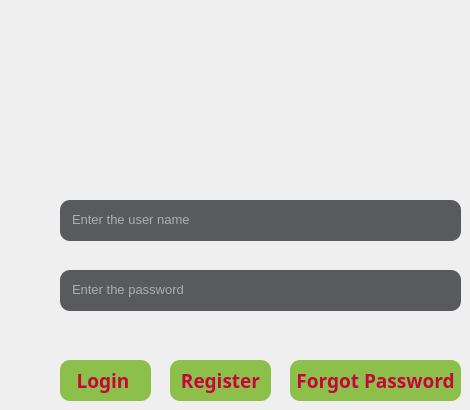
         <widget class="QWidget" name="tab_11">
          <attribute name="title">
           <string>Log In</string>
          </attribute>
          <widget class="QLineEdit" name="tb1">
           <property name="geometry">
            <rect>
             <x>60</x>
             <y>200</y>
             <width>401</width>
             <height>41</height>
            </rect>
           </property>
           <property name="font">
            <font>
             <pointsize>10</pointsize>
            </font>
           </property>
           <property name="styleSheet">
            <string notr="true">background-color:rgba(47,49,52,200);
color:rgb(255,255,255);
border-radius:10px;
padding-left:10px;
border-bottom-color:rgba(46,82,101,255);
padding-bottom:3px;</string>
           </property>
           <property name="text">
            <string/>
           </property>
           <property name="placeholderText">
            <string>Enter the user name</string>
           </property>
          </widget>
          <widget class="QLineEdit" name="tb2">
           <property name="geometry">
            <rect>
             <x>60</x>
             <y>270</y>
             <width>401</width>
             <height>41</height>
            </rect>
           </property>
           <property name="font">
            <font>
             <pointsize>10</pointsize>
            </font>
           </property>
           <property name="styleSheet">
            <string notr="true">background-color:rgba(47,49,52,200);
color:rgb(255,255,255);
border-radius:10px;
padding-left:10px;
border-bottom-color:rgba(46,82,101,255);
padding-bottom:3px;</string>
           </property>
           <property name="text">
            <string/>
           </property>
           <property name="echoMode">
            <enum>QLineEdit::Password</enum>
           </property>
           <property name="placeholderText">
            <string>Enter the password</string>
           </property>
          </widget>
          <widget class="QLabel" name="error1">
           <property name="geometry">
            <rect>
             <x>70</x>
             <y>320</y>
             <width>231</width>
             <height>16</height>
            </rect>
           </property>
           <property name="font">
            <font>
             <pointsize>10</pointsize>
            </font>
           </property>
           <property name="styleSheet">
            <string notr="true">color: rgb(255, 0, 0);
border-radius:10px;</string>
           </property>
           <property name="text">
            <string/>
           </property>
          </widget>
          <widget class="QPushButton" name="Ligin_btn">
           <property name="geometry">
            <rect>
             <x>60</x>
             <y>360</y>
             <width>91</width>
             <height>41</height>
            </rect>
           </property>
           <property name="font">
            <font>
             <family>PMingLiU-ExtB</family>
             <pointsize>14</pointsize>
             <weight>75</weight>
             <bold>true</bold>
            </font>
           </property>
           <property name="cursor">
            <cursorShape>PointingHandCursor</cursorShape>
           </property>
           <property name="styleSheet">
            <string notr="true">QPushButton#Ligin_btn{
background-color:rgb(140, 192, 75);
color: rgb(199, 5, 61);
border-radius:10px
}

QPushButton#Ligin_btn:pressed{
color: rgb(199, 5, 61);
background-color:rgb(100,146,0);
}
</string>
           </property>
           <property name="text">
            <string>Login </string>
           </property>
          </widget>
          <widget class="QLabel" name="label_20">
           <property name="geometry">
            <rect>
             <x>170</x>
             <y>60</y>
             <width>111</width>
             <height>121</height>
            </rect>
           </property>
           <property name="font">
            <font>
             <pointsize>48</pointsize>
            </font>
           </property>
           <property name="styleSheet">
            <string notr="true">color:rgb(140, 192, 75);
image: url(:/newPrefix/icon/Custom-Icon-Design-Pretty-Office-8-User-blue.256.png);</string>
           </property>
           <property name="text">
            <string/>
           </property>
          </widget>
          <widget class="QPushButton" name="Reg_Scr_b2">
           <property name="geometry">
            <rect>
             <x>170</x>
             <y>360</y>
             <width>101</width>
             <height>41</height>
            </rect>
           </property>
           <property name="font">
            <font>
             <family>PMingLiU-ExtB</family>
             <pointsize>14</pointsize>
             <weight>75</weight>
             <bold>true</bold>
            </font>
           </property>
           <property name="cursor">
            <cursorShape>PointingHandCursor</cursorShape>
           </property>
           <property name="styleSheet">
            <string notr="true">QPushButton#Reg_Scr_b2{
background-color:rgb(140, 192, 75);
color: rgb(199, 5, 61);
border-radius:10px;
}

QPushButton#Reg_Scr_b2:pressed{
background-color:rgb(100,146,0);
color: rgb(199, 5, 61);
}
</string>
           </property>
           <property name="text">
            <string>Register</string>
           </property>
           <property name="iconSize">
            <size>
             <width>25</width>
             <height>25</height>
            </size>
           </property>
          </widget>
          <widget class="QPushButton" name="FPASS">
           <property name="geometry">
            <rect>
             <x>290</x>
             <y>360</y>
             <width>171</width>
             <height>41</height>
            </rect>
           </property>
           <property name="font">
            <font>
             <family>PMingLiU-ExtB</family>
             <pointsize>14</pointsize>
             <weight>75</weight>
             <bold>true</bold>
            </font>
           </property>
           <property name="cursor">
            <cursorShape>PointingHandCursor</cursorShape>
           </property>
           <property name="styleSheet">
            <string notr="true">QPushButton#FPASS{
background-color:rgb(140, 192, 75);
color: rgb(199, 5, 61);
border-radius:10px;
}

QPushButton#FPASS:pressed{
background-color:rgb(100,146,0);
color: rgb(199, 5, 61);
}
</string>
           </property>
           <property name="text">
            <string>Forgot Password</string>
           </property>
           <property name="iconSize">
            <size>
             <width>25</width>
             <height>25</height>
            </size>
           </property>
          </widget>
         </widget>
